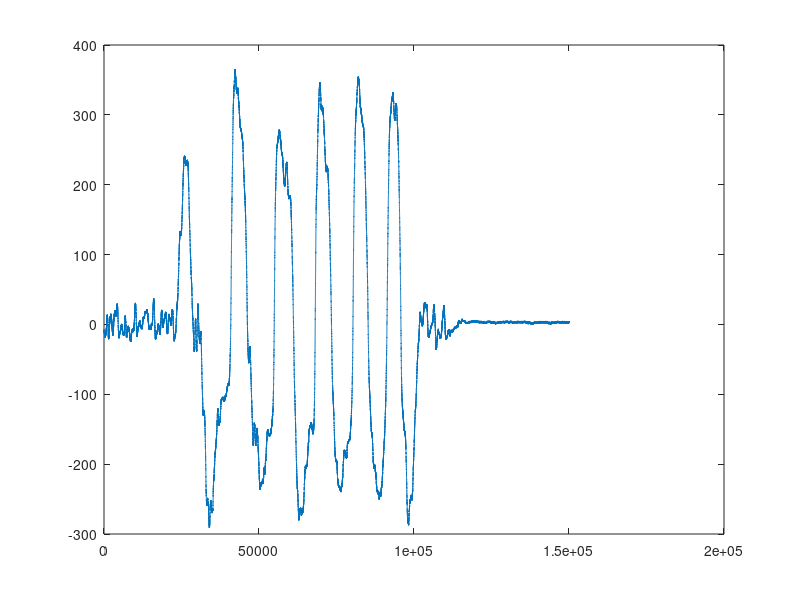
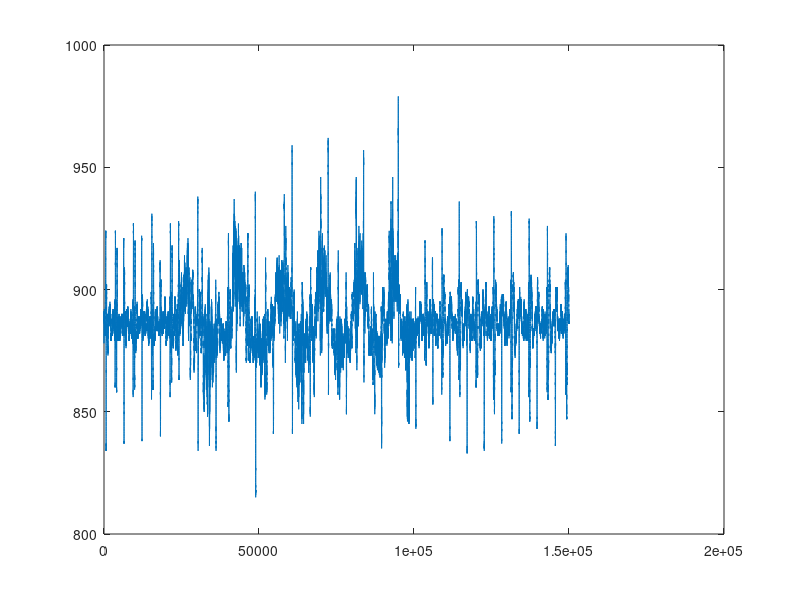
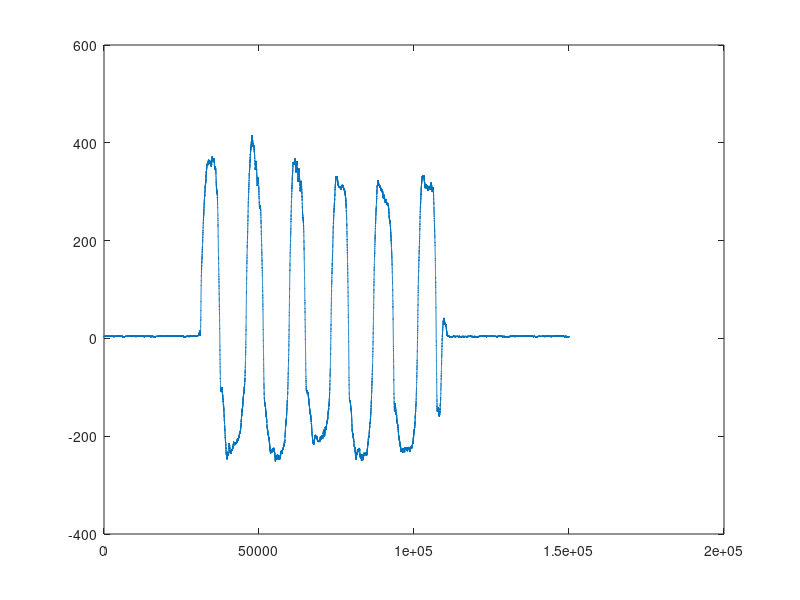
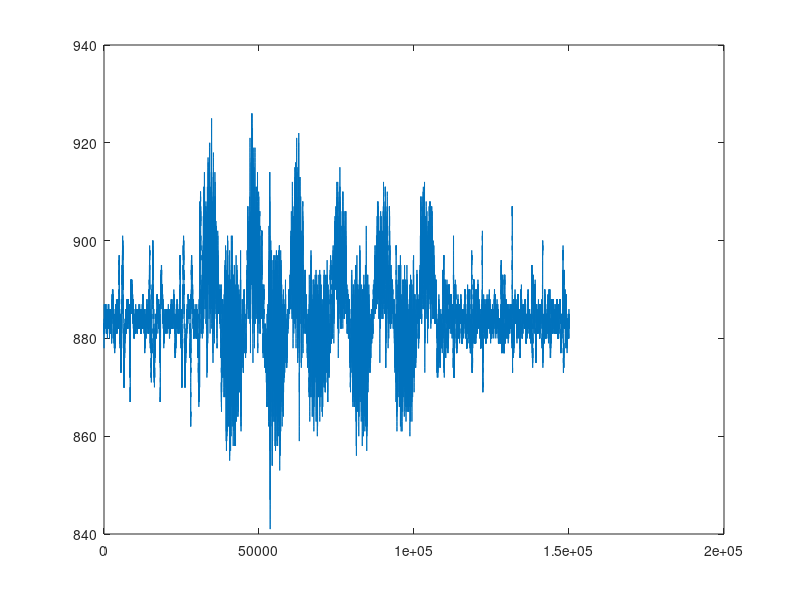

Write MATLAB code to recreate these figures, in order. (Note: this script raises an error after producing the figures.)
clc;
clear all;

figure(1);
%P8 patient
load('Project1.mat')
plot(e000);   % airflow signal patient
figure(2);
load('Project2.mat')
plot(e002);   % Tracheal signal patient
  
figure(3);
% s8 healthy subject
load('Project3 s8.mat')
plot(E000);     % airfolow signal healthy
figure(4);
load('Project4s8.mat')
plot(E002); % Tracheal signal healthy

 figure(5);
% spectrogram(e002, 'yaxis');
f = [150 2000];
fs = 1000;
[s,f,t] = spectrogram(e002,20,15,f,fs,'yaxis');
% 
% figure(6);
% spectrogram(E002, 'yaxis');


figure(7);
rp = 1;           % Passband ripple
% rs1 = 40;          % Stopband ripple
% rs2 = 40;          % Stopband ripple
pf1 = 0.2;
pf2 = 0.9;
sf1 = 0.15;
sf2 = 0.95;
fs = 1000;        % Sampling frequency
f = [0 0.15 0.2 0.9 0.95 1];   % cutoff frequencies
a = [0 0.0 1.0 1.0 0.0 0];     % Desired amplitudes

b = fir1(200,[0.35 0.68]);

[h,w] = freqz(b,1,1024);
plot(f,a,w/pi,abs(h));
legend('Ideal','firpm Design')
xlabel 'Radian Frequency (\omega/\pi)', ylabel 'Magnitude'
title('Bandpass Filter Designed to Specifications');

figure (8);
y = filter(b,1,e002); 
subplot(2,1,1);
plot(e002);
% hold on;
subplot(2,1,2);
plot(y);
% legend('magnitude of ecg signal','magnitude of filter output');
xlabel ('time');
ylabel('magnitude');
title('Tracheal signal of patient vs filter op');

% figure (9);
% y = filter(b,1,E002);                 
% plot(abs(E002));
% hold on;
% plot(abs(y));
% legend('magnitude of ecg signal','magnitude of filter output');
% xlabel ('time');
% ylabel('magnitude');
% title('Tracheal signal of patient vs filter op');